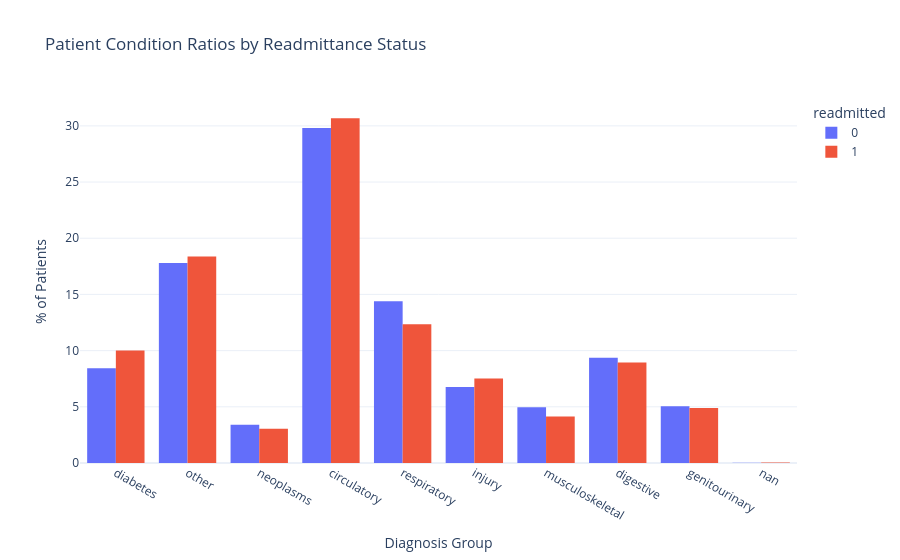

The cell this chart's notebook holds for it:
### Markdown cell above
Questions
- What medicines co-occur with each condition?
- What is the relationship between each medication change, each diagnosis group, and the increased/decreased risk of readmittance?
- What medicines co-occur with each other?
- What conditions are most impacted by age?
- What conditions require the most operations?
- What conditions correlate with the most time spent in the hospital?
-

### Code cell
df['diag_1g'] = match_icd9_group(df['diag_1'])

fig = px.histogram(df, x = 'diag_1g', template = 'plotly_white', barmode = 'group', color = 'readmitted',
                  title = 'Patient Condition Ratios by Readmittance Status', histnorm = 'percent')
fig.update_layout(xaxis_title = 'Diagnosis Group', yaxis_title = '% of Patients')
fig.show()

### Figure 1 — Plotly figure (JSON) as saved in the notebook; plotly's stock layout.template omitted (floating-point values rounded to 4 significant figures; data arrays with more than 128 entries replaced by an {"elided": "..."} marker saying what was removed)
{"data": [{"alignmentgroup": "True", "bingroup": "x", "histnorm": "percent", "hovertemplate": "readmitted=0<br>diag_1g=%{x}<br>percent=%{y}<extra></extra>", "legendgroup": "0", "marker": {"color": "#636efa", "pattern": {"shape": ""}}, "name": "0", "offsetgroup": "0", "orientation": "v", "showlegend": true, "type": "histogram", "x": {"elided": "90409 str values"}, "xaxis": "x", "yaxis": "y"}, {"alignmentgroup": "True", "bingroup": "x", "histnorm": "percent", "hovertemplate": "readmitted=1<br>diag_1g=%{x}<br>percent=%{y}<extra></extra>", "legendgroup": "1", "marker": {"color": "#EF553B", "pattern": {"shape": ""}}, "name": "1", "offsetgroup": "1", "orientation": "v", "showlegend": true, "type": "histogram", "x": {"elided": "11357 str values"}, "xaxis": "x", "yaxis": "y"}], "layout": {"autosize": true, "barmode": "group", "legend": {"title": {"text": "readmitted"}, "tracegroupgap": 0}, "title": {"text": "Patient Condition Ratios by Readmittance Status"}, "xaxis": {"anchor": "y", "autorange": true, "domain": [0, 1], "range": [-0.5, 9.5], "title": {"text": "Diagnosis Group"}, "type": "category"}, "yaxis": {"anchor": "x", "autorange": true, "domain": [0, 1], "range": [0, 32.3], "title": {"text": "% of Patients"}}}}
